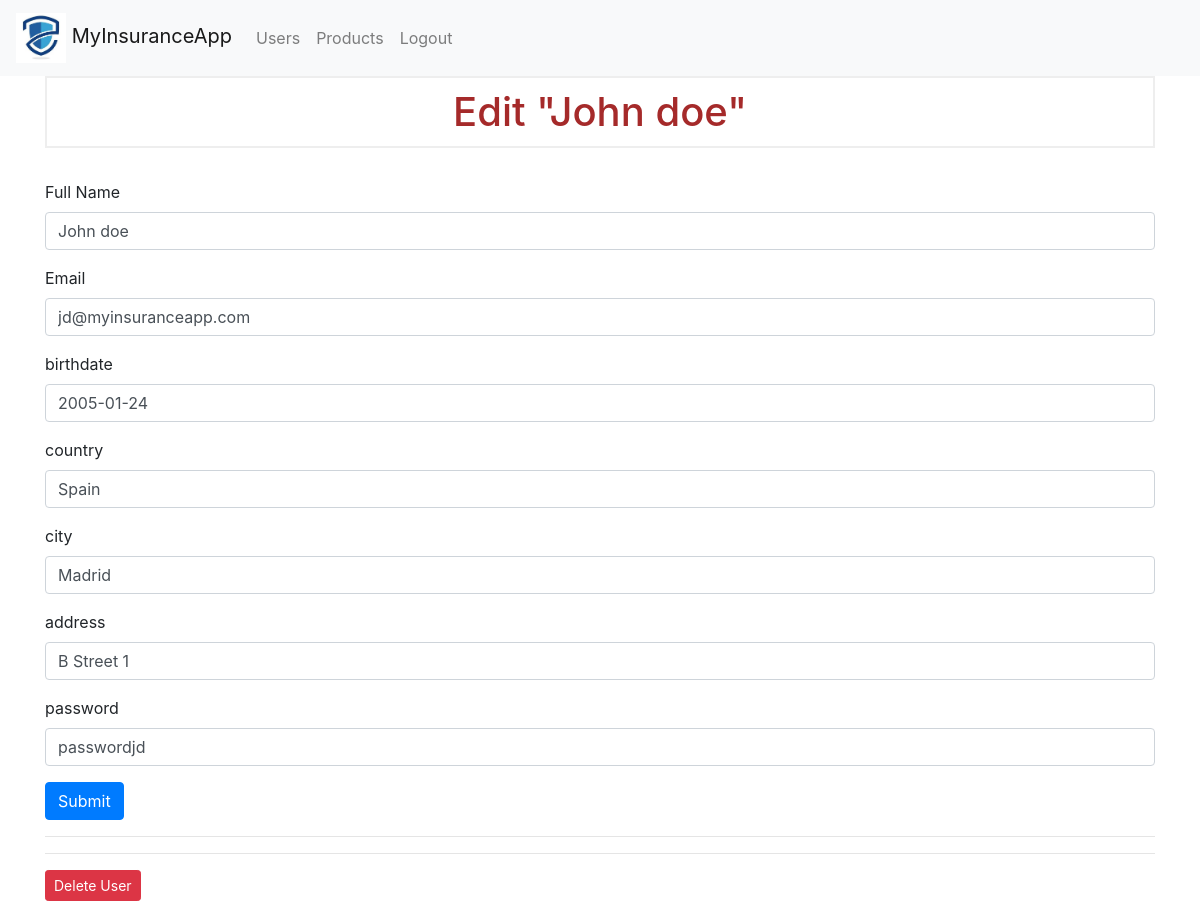
/users/1/edit (signed in), run on the app's committed database.
### tables this page shows
CREATE TABLE users (
    id INTEGER PRIMARY KEY AUTOINCREMENT,
    created TIMESTAMP DEFAULT CURRENT_TIMESTAMP,
    fullname TEXT NOT NULL,
    email TEXT NOT NULL,
    birthdate TIMESTAMP ,
    country TEXT ,
    city TEXT ,
    address TEXT, 
    password TEXT
);

### project/controllers/web/user_controller.py (the view, shortened to what this page needs)
@app.route('/users/<int:id>/edit', methods=('GET', 'POST'))
def edituser(id):
    if not session.get("id"):
        return redirect(url_for('login'))
    user = get_user(id)
    return render_template('user/edit.html', user=user)

### project/persistence/__init__.py (called while the page is built)
def dict_factory(cursor, row):
    d = {}
    for idx, col in enumerate(cursor.description):
        d[col[0]] = row[idx]
    return d

def get_db_connection():
    conn = sqlite3.connect('./database/database.db')
    conn.row_factory = dict_factory
    return conn

### project/persistence/users_dao.py (called while the page is built)
def get_user(user_id):
    conn = get_db_connection()
    user = conn.execute('SELECT * FROM users WHERE id = ?',
                        (user_id,)).fetchone()
    conn.close()
    return user

### project/templates/user/edit.html (shortened to what this page needs)
{% extends 'base.html' %}
{% block content %}
<h1>{% block fullname %} Edit "{{ user['fullname'] }}" {% endblock %}</h1>
<br>
<form method="POST">
    <div class="form-group">
        <label for="fullname">Full Name</label>
        <input type="text" name="fullname" placeholder="User fullname"
               class="form-control"
               value="{{ request.form['fullname'] or user['fullname'] }}">
    </div>
    <div class="form-group">
        <label for="email">Email</label>
        <input type="text" name="email" placeholder="User email"
               class="form-control"
               value="{{ request.form['email'] or user['email'] }}">
    </div>
    <div class="form-group">
        <label for="birthdate">birthdate</label>
        <input type="text" name="birthdate" placeholder="User birthdate"
               class="form-control"
               value="{{ request.form['birthdate'] or user['birthdate'] }}">
    </div>
    <div class="form-group">
        <label for="country">country</label>
        <input type="text" name="country" placeholder="User country"
               class="form-control"
               value="{{ request.form['country'] or user['country'] }}">
    </div>
    <div class="form-group">
        <label for="city">city</label>
        <input type="text" name="city" placeholder="User city"
               class="form-control"
               value="{{ request.form['city'] or user['city'] }}">
    </div>
    <div class="form-group">
        <label for="address">address</label>
        <input type="text" name="address" placeholder="User address"
               class="form-control"
               value="{{ request.form['address'] or user['address'] }}">
    </div>
    <div class="form-group">
        <label for="password">password</label>
        <input type="text" name="password" placeholder="User password"
               class="form-control"
               value="{{ request.form['password'] or user['password'] }}">
    </div>
    <div class="form-group">
        <button type="submit" class="btn btn-primary">Submit</button>
    </div>
</form>
<hr>
<hr>
<form action="{{ url_for('deleteuser', id=user['id']) }}" method="POST">
    <input type="submit" value="Delete User"
            class="btn btn-danger btn-sm"
            onclick="return confirm('Are you sure you want to delete this user?')">
</form>
{% endblock %}

### project/static/css/style.css (style rules this page uses)
h1 { border: 2px #eee solid; color: brown; text-align: center; padding: 10px; }

### data on the page
users: fullname "John doe", email "jd@myinsuranceapp.com", birthdate "2005-01-24", country "Spain", city "Madrid", address "B Street 1", password "passwordjd"
